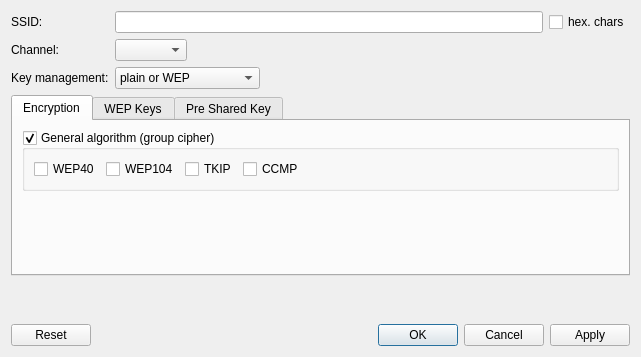
<?xml version="1.0" encoding="UTF-8"?>
<ui version="4.0">
 <author>Oliver Groß</author>
 <class>ahconf</class>
 <widget class="QDialog" name="ahconf">
  <property name="geometry">
   <rect>
    <x>0</x>
    <y>0</y>
    <width>641</width>
    <height>357</height>
   </rect>
  </property>
  <property name="windowTitle">
   <string>Configure ad-hoc network</string>
  </property>
  <layout class="QVBoxLayout" name="ahconfLayout">
   <item>
    <layout class="QFormLayout" name="mainSettingsLayout">
     <property name="fieldGrowthPolicy">
      <enum>QFormLayout::ExpandingFieldsGrow</enum>
     </property>
     <item row="0" column="0">
      <widget class="QLabel" name="ssidLabel">
       <property name="text">
        <string>SSID:</string>
       </property>
       <property name="buddy">
        <cstring>ssidEdit</cstring>
       </property>
      </widget>
     </item>
     <item row="0" column="1">
      <layout class="QHBoxLayout" name="ssidLayout">
       <item>
        <widget class="QLineEdit" name="ssidEdit"/>
       </item>
       <item>
        <widget class="QCheckBox" name="ssidHexCheck">
         <property name="text">
          <string>hex. chars</string>
         </property>
        </widget>
       </item>
      </layout>
     </item>
     <item row="2" column="0">
      <widget class="QLabel" name="keyManagementLabel">
       <property name="text">
        <string>Key management:</string>
       </property>
       <property name="buddy">
        <cstring>keyManagementCombo</cstring>
       </property>
      </widget>
     </item>
     <item row="1" column="0">
      <widget class="QLabel" name="channelLabel">
       <property name="text">
        <string>Channel:</string>
       </property>
       <property name="buddy">
        <cstring>channelCombo</cstring>
       </property>
      </widget>
     </item>
     <item row="1" column="1">
      <widget class="QComboBox" name="channelCombo"/>
     </item>
     <item row="2" column="1">
      <widget class="QComboBox" name="keyManagementCombo">
       <item>
        <property name="text">
         <string>plain or WEP</string>
        </property>
       </item>
       <item>
        <property name="text">
         <string>WPA-Personal (PSK)</string>
        </property>
       </item>
      </widget>
     </item>
    </layout>
   </item>
   <item>
    <widget class="QTabWidget" name="confTabs">
     <property name="sizePolicy">
      <sizepolicy hsizetype="Preferred" vsizetype="Preferred">
       <horstretch>0</horstretch>
       <verstretch>0</verstretch>
      </sizepolicy>
     </property>
     <property name="currentIndex">
      <number>0</number>
     </property>
     <widget class="QWidget" name="encTab">
      <attribute name="title">
       <string>Encryption</string>
      </attribute>
      <layout class="QVBoxLayout" name="encTabLayout">
       <item>
        <widget class="QGroupBox" name="grpCipGroup">
         <property name="title">
          <string>General algorithm (group cipher)</string>
         </property>
         <property name="checkable">
          <bool>true</bool>
         </property>
         <layout class="QHBoxLayout" name="grpCipLayout">
          <item>
           <widget class="QCheckBox" name="grpCipWEP40Check">
            <property name="text">
             <string>WEP40</string>
            </property>
           </widget>
          </item>
          <item>
           <widget class="QCheckBox" name="grpCipWEP104Check">
            <property name="text">
             <string>WEP104</string>
            </property>
           </widget>
          </item>
          <item>
           <widget class="QCheckBox" name="grpCipTKIPCheck">
            <property name="text">
             <string>TKIP</string>
            </property>
           </widget>
          </item>
          <item>
           <widget class="QCheckBox" name="grpCipCCMPCheck">
            <property name="text">
             <string>CCMP</string>
            </property>
           </widget>
          </item>
          <item>
           <spacer name="grpCipSpacer">
            <property name="orientation">
             <enum>Qt::Horizontal</enum>
            </property>
            <property name="sizeHint" stdset="0">
             <size>
              <width>40</width>
              <height>20</height>
             </size>
            </property>
           </spacer>
          </item>
         </layout>
        </widget>
       </item>
       <item>
        <spacer name="encSpacer">
         <property name="orientation">
          <enum>Qt::Vertical</enum>
         </property>
         <property name="sizeHint" stdset="0">
          <size>
           <width>20</width>
           <height>40</height>
          </size>
         </property>
        </spacer>
       </item>
      </layout>
     </widget>
     <widget class="QWidget" name="wepTab">
      <attribute name="title">
       <string>WEP Keys</string>
      </attribute>
      <layout class="QVBoxLayout" name="wepTabLayout">
       <item>
        <layout class="QGridLayout" name="wepGrid">
         <item row="0" column="0">
          <widget class="QRadioButton" name="wep0Radio">
           <property name="text">
            <string>WEP Key 0:</string>
           </property>
          </widget>
         </item>
         <item row="0" column="1">
          <widget class="QLineEdit" name="wep0Edit"/>
         </item>
         <item row="0" column="2">
          <widget class="QCheckBox" name="wep0HexCheck">
           <property name="text">
            <string>hex. chars</string>
           </property>
          </widget>
         </item>
         <item row="0" column="3">
          <widget class="QPushButton" name="wep0LeaveButton">
           <property name="text">
            <string>leave unchanged</string>
           </property>
           <property name="checkable">
            <bool>true</bool>
           </property>
          </widget>
         </item>
         <item row="2" column="0">
          <widget class="QRadioButton" name="wep1Radio">
           <property name="text">
            <string>WEP Key 1:</string>
           </property>
          </widget>
         </item>
         <item row="2" column="1">
          <widget class="QLineEdit" name="wep1Edit"/>
         </item>
         <item row="2" column="2">
          <widget class="QCheckBox" name="wep1HexCheck">
           <property name="text">
            <string>hex. chars</string>
           </property>
          </widget>
         </item>
         <item row="2" column="3">
          <widget class="QPushButton" name="wep1LeaveButton">
           <property name="text">
            <string>leave unchanged</string>
           </property>
           <property name="checkable">
            <bool>true</bool>
           </property>
          </widget>
         </item>
         <item row="4" column="0">
          <widget class="QRadioButton" name="wep2Radio">
           <property name="text">
            <string>WEP Key 2:</string>
           </property>
          </widget>
         </item>
         <item row="4" column="1">
          <widget class="QLineEdit" name="wep2Edit"/>
         </item>
         <item row="4" column="2">
          <widget class="QCheckBox" name="wep2HexCheck">
           <property name="text">
            <string>hex. chars</string>
           </property>
          </widget>
         </item>
         <item row="4" column="3">
          <widget class="QPushButton" name="wep2LeaveButton">
           <property name="text">
            <string>leave unchanged</string>
           </property>
           <property name="checkable">
            <bool>true</bool>
           </property>
          </widget>
         </item>
         <item row="6" column="0">
          <widget class="QRadioButton" name="wep3Radio">
           <property name="text">
            <string>WEP Key 3:</string>
           </property>
          </widget>
         </item>
         <item row="6" column="1">
          <widget class="QLineEdit" name="wep3Edit"/>
         </item>
         <item row="6" column="2">
          <widget class="QCheckBox" name="wep3HexCheck">
           <property name="text">
            <string>hex. chars</string>
           </property>
          </widget>
         </item>
         <item row="6" column="3">
          <widget class="QPushButton" name="wep3LeaveButton">
           <property name="text">
            <string>leave unchanged</string>
           </property>
           <property name="checkable">
            <bool>true</bool>
           </property>
          </widget>
         </item>
         <item row="1" column="0" colspan="4">
          <widget class="Line" name="wepLine0">
           <property name="orientation">
            <enum>Qt::Horizontal</enum>
           </property>
          </widget>
         </item>
         <item row="3" column="0" colspan="4">
          <widget class="Line" name="wepLine1">
           <property name="orientation">
            <enum>Qt::Horizontal</enum>
           </property>
          </widget>
         </item>
         <item row="5" column="0" colspan="4">
          <widget class="Line" name="wepLine2">
           <property name="orientation">
            <enum>Qt::Horizontal</enum>
           </property>
          </widget>
         </item>
        </layout>
       </item>
      </layout>
     </widget>
     <widget class="QWidget" name="pskTab">
      <attribute name="title">
       <string>Pre Shared Key</string>
      </attribute>
      <layout class="QVBoxLayout" name="pskTabLayout">
       <item>
        <layout class="QHBoxLayout" name="pskLayout">
         <item>
          <widget class="QLabel" name="keyLabel">
           <property name="text">
            <string>Key:</string>
           </property>
           <property name="margin">
            <number>-1</number>
           </property>
           <property name="buddy">
            <cstring>pskEdit</cstring>
           </property>
          </widget>
         </item>
         <item>
          <widget class="QLineEdit" name="pskEdit">
           <property name="maxLength">
            <number>63</number>
           </property>
           <property name="echoMode">
            <enum>QLineEdit::Password</enum>
           </property>
          </widget>
         </item>
         <item>
          <widget class="QLabel" name="charCountLabel">
           <property name="text">
            <string>0 chars</string>
           </property>
          </widget>
         </item>
         <item>
          <widget class="QPushButton" name="pskLeaveButton">
           <property name="text">
            <string>leave unchanged</string>
           </property>
           <property name="checkable">
            <bool>true</bool>
           </property>
          </widget>
         </item>
        </layout>
       </item>
       <item>
        <widget class="QCheckBox" name="pskHexCheck">
         <property name="text">
          <string>hex. chars</string>
         </property>
        </widget>
       </item>
       <item>
        <widget class="QCheckBox" name="showPlainPSKCheck">
         <property name="text">
          <string>Show key as plain text</string>
         </property>
        </widget>
       </item>
       <item>
        <spacer name="pskSpacer">
         <property name="orientation">
          <enum>Qt::Vertical</enum>
         </property>
         <property name="sizeHint" stdset="0">
          <size>
           <width>20</width>
           <height>40</height>
          </size>
         </property>
        </spacer>
       </item>
      </layout>
     </widget>
    </widget>
   </item>
   <item>
    <spacer name="apconfSpacer">
     <property name="orientation">
      <enum>Qt::Vertical</enum>
     </property>
     <property name="sizeHint" stdset="0">
      <size>
       <width>20</width>
       <height>20</height>
      </size>
     </property>
    </spacer>
   </item>
   <item>
    <widget class="QDialogButtonBox" name="buttonBox">
     <property name="orientation">
      <enum>Qt::Horizontal</enum>
     </property>
     <property name="standardButtons">
      <set>QDialogButtonBox::Apply|QDialogButtonBox::Cancel|QDialogButtonBox::Ok|QDialogButtonBox::Reset</set>
     </property>
    </widget>
   </item>
  </layout>
 </widget>
 <tabstops>
  <tabstop>ssidEdit</tabstop>
  <tabstop>ssidHexCheck</tabstop>
  <tabstop>channelCombo</tabstop>
  <tabstop>keyManagementCombo</tabstop>
  <tabstop>confTabs</tabstop>
  <tabstop>grpCipGroup</tabstop>
  <tabstop>grpCipWEP40Check</tabstop>
  <tabstop>grpCipWEP104Check</tabstop>
  <tabstop>grpCipTKIPCheck</tabstop>
  <tabstop>grpCipCCMPCheck</tabstop>
  <tabstop>wep0Radio</tabstop>
  <tabstop>wep0Edit</tabstop>
  <tabstop>wep0HexCheck</tabstop>
  <tabstop>wep0LeaveButton</tabstop>
  <tabstop>wep1Radio</tabstop>
  <tabstop>wep1Edit</tabstop>
  <tabstop>wep1HexCheck</tabstop>
  <tabstop>wep1LeaveButton</tabstop>
  <tabstop>wep2Radio</tabstop>
  <tabstop>wep2Edit</tabstop>
  <tabstop>wep2HexCheck</tabstop>
  <tabstop>wep2LeaveButton</tabstop>
  <tabstop>wep3Radio</tabstop>
  <tabstop>wep3Edit</tabstop>
  <tabstop>wep3HexCheck</tabstop>
  <tabstop>wep3LeaveButton</tabstop>
  <tabstop>pskEdit</tabstop>
  <tabstop>pskLeaveButton</tabstop>
  <tabstop>pskHexCheck</tabstop>
  <tabstop>showPlainPSKCheck</tabstop>
  <tabstop>buttonBox</tabstop>
 </tabstops>
 <resources/>
 <connections>
  <connection>
   <sender>buttonBox</sender>
   <signal>rejected()</signal>
   <receiver>ahconf</receiver>
   <slot>reject()</slot>
   <hints>
    <hint type="sourcelabel">
     <x>327</x>
     <y>350</y>
    </hint>
    <hint type="destinationlabel">
     <x>286</x>
     <y>189</y>
    </hint>
   </hints>
  </connection>
  <connection>
   <sender>pskLeaveButton</sender>
   <signal>toggled(bool)</signal>
   <receiver>pskEdit</receiver>
   <slot>setDisabled(bool)</slot>
   <hints>
    <hint type="sourcelabel">
     <x>578</x>
     <y>153</y>
    </hint>
    <hint type="destinationlabel">
     <x>281</x>
     <y>154</y>
    </hint>
   </hints>
  </connection>
  <connection>
   <sender>wep0LeaveButton</sender>
   <signal>toggled(bool)</signal>
   <receiver>wep0HexCheck</receiver>
   <slot>setDisabled(bool)</slot>
   <hints>
    <hint type="sourcelabel">
     <x>578</x>
     <y>153</y>
    </hint>
    <hint type="destinationlabel">
     <x>433</x>
     <y>153</y>
    </hint>
   </hints>
  </connection>
  <connection>
   <sender>wep0LeaveButton</sender>
   <signal>toggled(bool)</signal>
   <receiver>wep0Edit</receiver>
   <slot>setDisabled(bool)</slot>
   <hints>
    <hint type="sourcelabel">
     <x>508</x>
     <y>153</y>
    </hint>
    <hint type="destinationlabel">
     <x>237</x>
     <y>149</y>
    </hint>
   </hints>
  </connection>
  <connection>
   <sender>wep1LeaveButton</sender>
   <signal>toggled(bool)</signal>
   <receiver>wep1HexCheck</receiver>
   <slot>setDisabled(bool)</slot>
   <hints>
    <hint type="sourcelabel">
     <x>578</x>
     <y>189</y>
    </hint>
    <hint type="destinationlabel">
     <x>433</x>
     <y>189</y>
    </hint>
   </hints>
  </connection>
  <connection>
   <sender>wep1LeaveButton</sender>
   <signal>toggled(bool)</signal>
   <receiver>wep1Edit</receiver>
   <slot>setDisabled(bool)</slot>
   <hints>
    <hint type="sourcelabel">
     <x>578</x>
     <y>189</y>
    </hint>
    <hint type="destinationlabel">
     <x>335</x>
     <y>190</y>
    </hint>
   </hints>
  </connection>
  <connection>
   <sender>wep2LeaveButton</sender>
   <signal>toggled(bool)</signal>
   <receiver>wep2HexCheck</receiver>
   <slot>setDisabled(bool)</slot>
   <hints>
    <hint type="sourcelabel">
     <x>578</x>
     <y>225</y>
    </hint>
    <hint type="destinationlabel">
     <x>433</x>
     <y>225</y>
    </hint>
   </hints>
  </connection>
  <connection>
   <sender>wep2LeaveButton</sender>
   <signal>toggled(bool)</signal>
   <receiver>wep2Edit</receiver>
   <slot>setDisabled(bool)</slot>
   <hints>
    <hint type="sourcelabel">
     <x>578</x>
     <y>225</y>
    </hint>
    <hint type="destinationlabel">
     <x>325</x>
     <y>226</y>
    </hint>
   </hints>
  </connection>
  <connection>
   <sender>wep3LeaveButton</sender>
   <signal>toggled(bool)</signal>
   <receiver>wep3HexCheck</receiver>
   <slot>setDisabled(bool)</slot>
   <hints>
    <hint type="sourcelabel">
     <x>578</x>
     <y>261</y>
    </hint>
    <hint type="destinationlabel">
     <x>433</x>
     <y>261</y>
    </hint>
   </hints>
  </connection>
  <connection>
   <sender>wep3LeaveButton</sender>
   <signal>toggled(bool)</signal>
   <receiver>wep3Edit</receiver>
   <slot>setDisabled(bool)</slot>
   <hints>
    <hint type="sourcelabel">
     <x>578</x>
     <y>261</y>
    </hint>
    <hint type="destinationlabel">
     <x>325</x>
     <y>262</y>
    </hint>
   </hints>
  </connection>
  <connection>
   <sender>buttonBox</sender>
   <signal>accepted()</signal>
   <receiver>ahconf</receiver>
   <slot>accept()</slot>
   <hints>
    <hint type="sourcelabel">
     <x>320</x>
     <y>336</y>
    </hint>
    <hint type="destinationlabel">
     <x>320</x>
     <y>178</y>
    </hint>
   </hints>
  </connection>
 </connections>
</ui>
